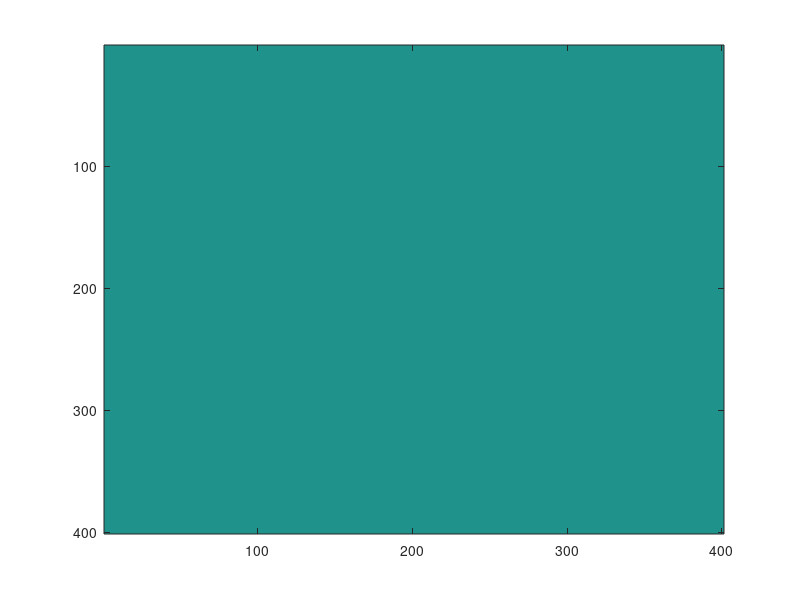

MATLAB code to generate this figure:
[xg,yg] = meshgrid(-200:200) ; 
% make the moving bar 


for i=-200:200
    width = sqrt(abs(i))+5 ; 
    bar = xg>i & xg <i+width ;
    imagesc(bar) ;
    getframe ; 
   
end









